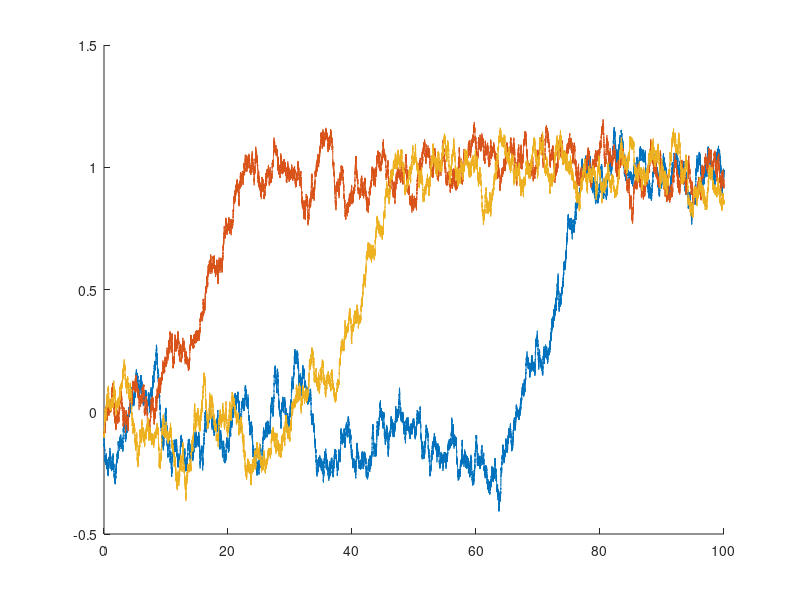

The MATLAB script that drew this image:
clear

%% Variables

alpha = 0.1;
betas = [0,0,0;0,0,0;0,0,0];
nu1 = 0.01;
nu2 = 0.01;
nu3 = 0.01;

T = 100;
h = 1e-3;
t = (0:h:T);

kmax = 1;

%% Simulation
tic

thresh = 0.6;
th = zeros(1, length(t)) + thresh;

figure; hold on

for j = 1:kmax %Find kmax realisations with escape times.
    nums = randn(6, T/h);
    x1 = zeros(1, length(t)); %Prepare vector to store realisations
    x2 = zeros(1, length(t));
    x3 = zeros(1, length(t));
    
    x1(1) = -0.1; %Initial conditions
    x2(1) = -0.1;
    x3(1) = -0.1;
    tx = 0;
    n = 1;
        
    while n < length(t) %Start taking time steps.
        %Evaluate deterministic part using Heun's scheme.
        kx11 = -(x1(n)^2 - nu1)*(x1(n) - 1) + betas(1, 2)*(x2(n)-x1(n)) + betas(1, 3)*(x3(n)-x1(n));
        kx21 = -(x2(n)^2 - nu2)*(x2(n) - 1) + betas(2, 1)*(x1(n)-x2(n)) + betas(2, 3)*(x3(n)-x2(n));
        kx31 = -(x3(n)^2 - nu3)*(x3(n) - 1) + betas(3, 1)*(x1(n)-x3(n)) + betas(3, 2)*(x2(n)-x3(n));

        %Apply noise
        hkx11 = x1(n) + h*kx11 + alpha*nums(1, n)*sqrt(h);
        hkx21 = x2(n) + h*kx21 + alpha*nums(2, n)*sqrt(h);
        hkx31 = x3(n) + h*kx31 + alpha*nums(3, n)*sqrt(h);

        kx12 = -(hkx11^2 - nu1)*(hkx11 - 1) + betas(1, 2)*(hkx21-hkx11) + betas(1, 3)*(hkx31-hkx11);
        kx22 = -(hkx21^2 - nu2)*(hkx21 - 1) + betas(2, 1)*(hkx11-hkx21) + betas(2, 3)*(hkx31-hkx21);
        kx32 = -(hkx31^2 - nu3)*(hkx31 - 1) + betas(3, 1)*(hkx11-hkx31) + betas(3, 2)*(hkx21-hkx31);

        %Apply heun scheme and noise.
        x1(n+1) = x1(n) + (h/2)*(kx11+kx12) + alpha*nums(4, n)*sqrt(h);
        x2(n+1) = x2(n) + (h/2)*(kx21+kx22) + alpha*nums(5, n)*sqrt(h);
        x3(n+1) = x3(n) + (h/2)*(kx31+kx32) + alpha*nums(6, n)*sqrt(h);

        %Step forward
        n = n + 1;
        tx = tx + h;
        
    end
    plot(t, x1)
    plot(t, x2)
    plot(t, x3)
    
end

%plot(t, th)
%hold off

toc
